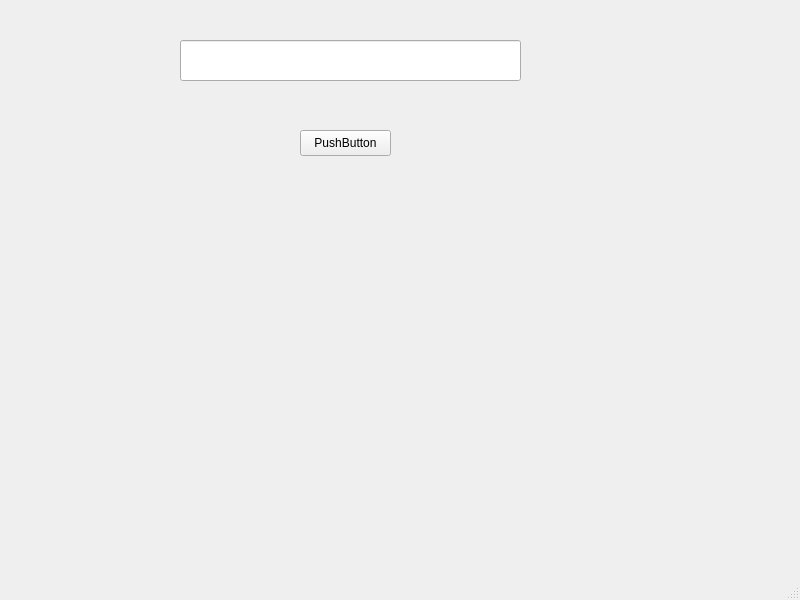
<?xml version="1.0" encoding="UTF-8"?>
<ui version="4.0">
 <class>MainWindow</class>
 <widget class="QMainWindow" name="MainWindow">
  <property name="geometry">
   <rect>
    <x>0</x>
    <y>0</y>
    <width>800</width>
    <height>600</height>
   </rect>
  </property>
  <property name="windowTitle">
   <string>MainWindow</string>
  </property>
  <widget class="QWidget" name="centralwidget">
   <widget class="QLineEdit" name="lineEdit">
    <property name="geometry">
     <rect>
      <x>180</x>
      <y>40</y>
      <width>341</width>
      <height>41</height>
     </rect>
    </property>
   </widget>
   <widget class="QPushButton" name="pushButton">
    <property name="geometry">
     <rect>
      <x>300</x>
      <y>130</y>
      <width>91</width>
      <height>26</height>
     </rect>
    </property>
    <property name="text">
     <string>PushButton</string>
    </property>
   </widget>
  </widget>
  <widget class="QMenuBar" name="menubar">
   <property name="geometry">
    <rect>
     <x>0</x>
     <y>0</y>
     <width>800</width>
     <height>23</height>
    </rect>
   </property>
  </widget>
  <widget class="QStatusBar" name="statusbar"/>
 </widget>
 <resources/>
 <connections/>
</ui>
